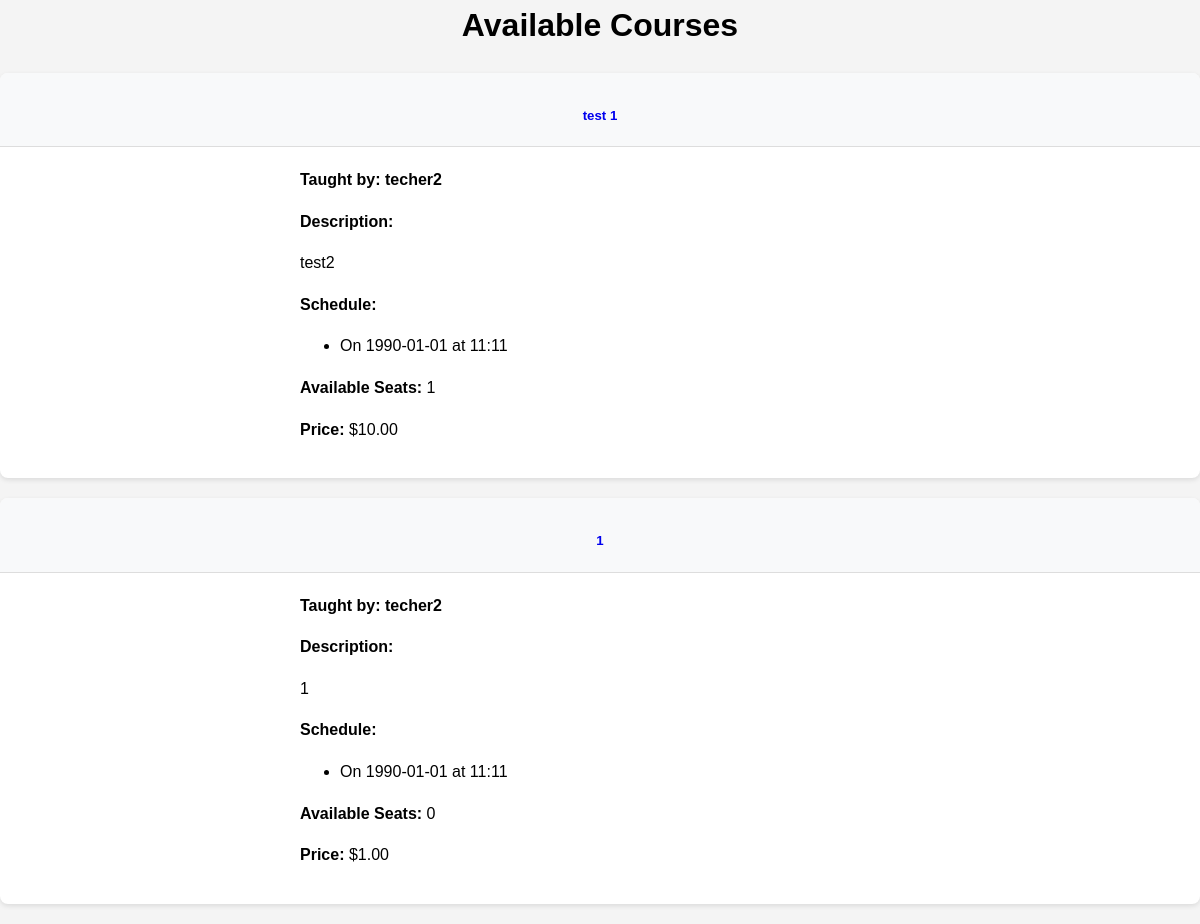
/course/, run on an earlier commit of the app's database.
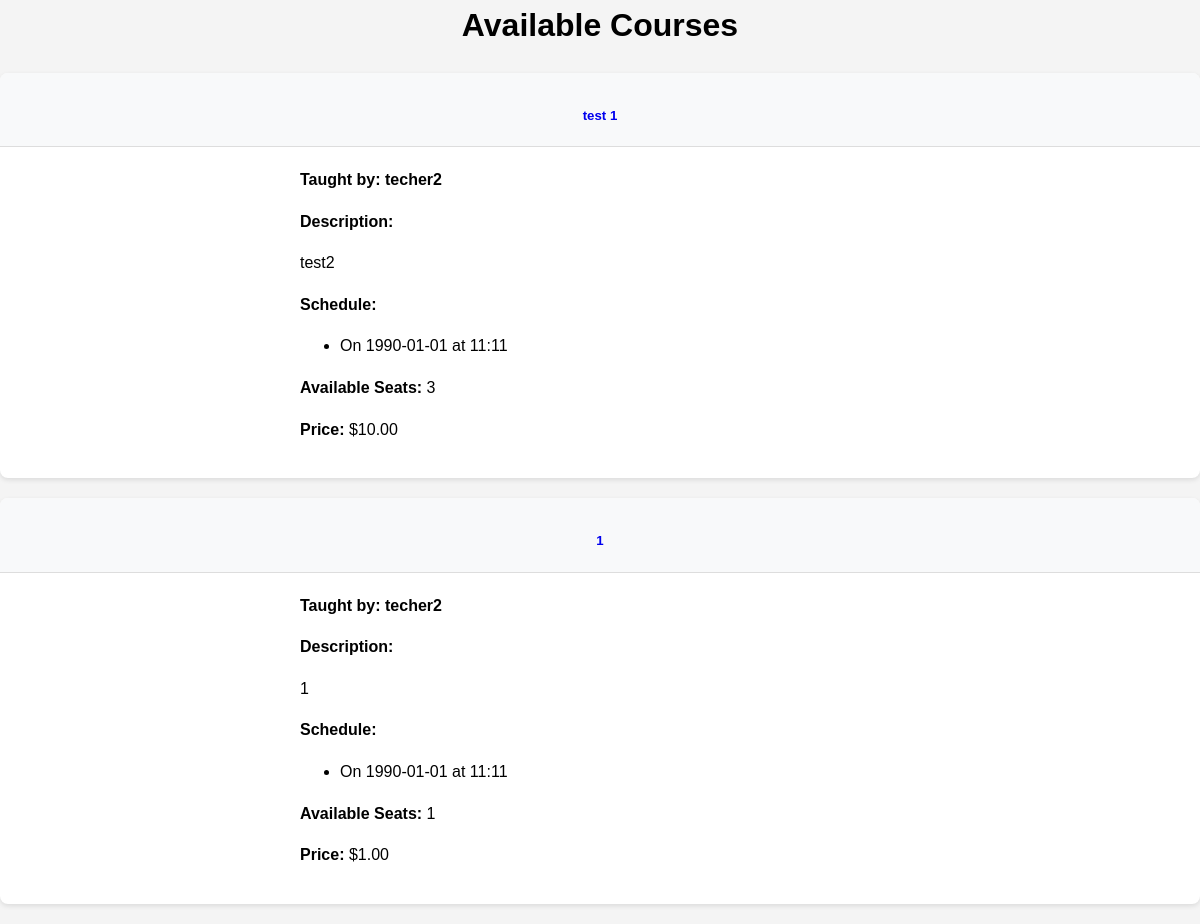
And on a later commit of the database.
### course/models.py (models this page shows, shortened)
class Course(models.Model):
    title = models.CharField(max_length=200)
    description = models.TextField()
    content = models.TextField(help_text="Detailed course content and materials")
    teacher = models.ForeignKey(
        settings.AUTH_USER_MODEL,
        on_delete=models.CASCADE,
        limit_choices_to={'is_teacher': True},
    )
    capacity = models.PositiveIntegerField()
    pre_requisites = models.TextField(blank=True, null=True)
    created_at = models.DateTimeField(auto_now_add=True)
    price = models.DecimalField(
        max_digits=10,
        decimal_places=2,
        default=Decimal('0.00'),
    )

### portal/models.py (models this page shows)
class User(AbstractUser):
    is_teacher = models.BooleanField(default=False)
    is_admin = models.BooleanField(default=False)
    groups = models.ManyToManyField(
        'auth.Group',
        related_name='portal_user_set',
        blank=True,
        help_text='The groups this user belongs to.',
        verbose_name='groups'
    )
    user_permissions = models.ManyToManyField(
        'auth.Permission',
        related_name='portal_user_set',
        blank=True,
        help_text='Specific permissions for this user.',
        verbose_name='user permissions'
    )

### course/views.py (the view)
# urls.py: path('course/', views.CourseListView.as_view(), name='course'),
class CourseListView(ListView):
    model = Course
    context_object_name = 'courses'
    template_name = 'courses/course_list.html'
    def get_context_data(self, **kwargs):
        context = super().get_context_data(**kwargs)
        context['user'] = self.request.user
        return context

### course/models.py (called while the page is built)
    def get_schedule_display(self):
        if self.schedule_type == 'date':
            if self.specific_date:
                return f"On {self.specific_date.strftime('%Y-%m-%d')} at {self.time.strftime('%H:%M')}"
            return "Date not set"
        elif self.schedule_type == 'weekday':
            if self.weekday is not None:
                return f"Every {self.get_weekday_display()} at {self.time.strftime('%H:%M')}"
            return "Weekday not set"
        return "No schedule set"

### course/templates/courses/course_list.html (shortened to what this page needs)
{% extends 'base.html' %}
{% block content %}
<div class="container">
    <h1 class="mb-4">Available Courses</h1>
    <div class="row">
        {% for course in courses %}
        <div class="col-md-6 mb-4">
            <div class="card h-100">
                <div class="card-header">
                    <h5 class="card-title mb-0">
                        <a href="{% url 'course_detail' course.id %}">{{ course.title }}</a>
                    </h5>
                </div>
                <div class="card-body">
                    <strong class="card-subtitle mb-2 text-muted">Taught by: {{ course.teacher.username }}</strong>
                    <p class="card-text"><strong>Description:</strong> </p>
                    <p class="card-text">{{ course.description|truncatewords:30 }}</p>
                    <strong>Schedule:</strong>
                    <ul class="list-group mb-3">
                    {% for schedule in course.schedules.all %}
                        <li class="list-group-item">{{ schedule.get_schedule_display }}</li>
                    {% endfor %}
                    </ul>
                    <p class="card-text"><strong>Available Seats:</strong> {{ course.capacity }}</p>
                    <p class="card-text">
                        <strong>Price:</strong>
                        {% if course.price == 0 %}Free{% else %}${{ course.price }}{% endif %}
                    </p>
                </div>
            </div>
        </div>
        {% empty %}
        <div class="col">
            <p>No courses are available.</p>
        </div>
        {% endfor %}
    </div>
</div>
{% endblock %}

What changed in the data, as far as the page shows it:
changed Course "test2": capacity "1" → "3"
changed Course (number 2 of 2 on the later page): capacity "0" → "1"
